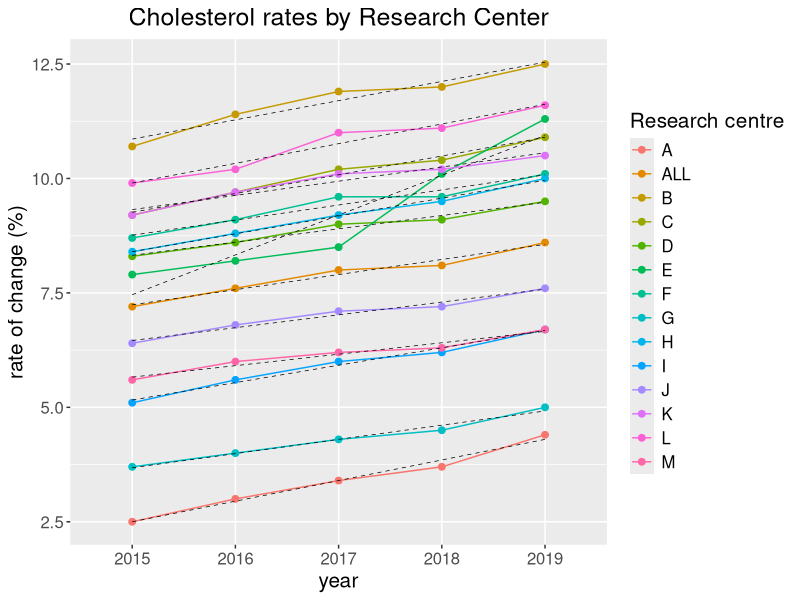

This chart was generated by the following R code:
library(lubridate)
library(dplyr)
library(readr)
library(ggplot2)
require(reshape2)

q7 <- read_csv("data/q7_data.csv")
# remove percent sign from 2nd to last column
q7[,2:ncol(q7)] <- sapply(q7[,2:ncol(q7)], function(x) as.numeric(gsub("%", "", x)))
# gather data
q7 %>%
  rstatix::gather(key = "year", value = "percent", -`Research centre`) %>%
  ggplot(aes(x = year, y = percent, color = `Research centre`, group = `Research centre`)) +
  geom_line() +
  geom_point(size=2) +
  theme(text = element_text(size=15)) +
  labs(title = "Cholesterol rates by Research Center", x = "year", y = "rate of change (%)") +
  theme(plot.title = element_text(hjust = 0.5)) +
  # add trendline to "ALL" data
  geom_smooth(method = "lm", formula = y ~ x, se = FALSE, color = "black", linetype = "dashed", size = .25)
